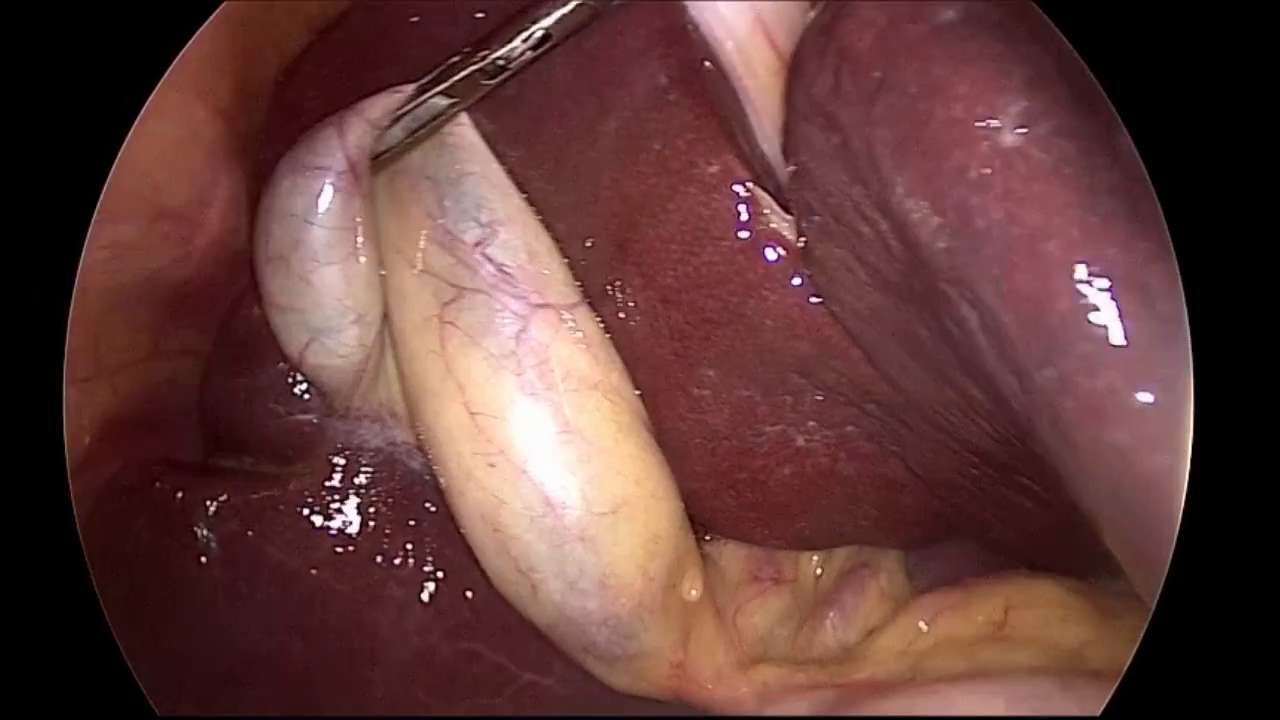
#> input picture frame 25 of data/endo.mp4, 1280 x 720 px
$ python endoscopy_bounding_circle_detector.py   (older library calls are emulated)
#> lines starting #> are read from the running program, lines starting #| are printed output that depends on the picture; after the words box and inside, x2 and y2 are one past the last pixel; in counts of white or black regions, pixels touching at a corner belong together
import cv2
import numpy as np
from typing import Tuple


class EndoscopyBoundingCircleDetector():
    def __init__(self, buffer_size: int=1):
        """Bounding circle detection for endoscopic images.

        Args:
            buffer_size (int): Optional argument to buffer past seen images

        Examples:
            Numeric and Canny edge detector:
                ebcd = EndoscopyBoundingCircleDetector(buffer_size=1)

                # numeric fit, canny edge detector
                center, radius = ebcd.findBoundingCircle(img, th1=5, th2=100, th3=10, decay=2., fit='numeric', n_pts=10, n_iter=200)

                if radius is not None:
                    center, radius = center.astype(np.int), int(radius)

                    cv2.circle(img, (center[1], center[0]), radius, (0,255,255))
                    cv2.circle(img, (center[1], center[0]), 2, (255,0,255), 4)

                    cv2.imshow('img', img)
                    cv2.waitKey()

            Analytic and Sobel edge detector
                ebcd = EndoscopyBoundingCircleDetector(buffer_size=1)

                # analytic fit, sobel edge detector
                center, radius = ebcd.findBoundingCircle(img, th1=5, th2=100, th3=10, decay=2., fit='analytic', n_pts=10, n_iter=200, edge='sobel', kwargs={'dx': 1, 'dy': 1})

                if radius is not None:
                    center, radius = center.astype(np.int), int(radius)

                    cv2.circle(img, (center[1], center[0]), radius, (0,255,255))
                    cv2.circle(img, (center[1], center[0]), 2, (255,0,255), 4)

                    cv2.imshow('img', img)
                    cv2.waitKey()
        """
        self.buffer_size = buffer_size
        self.buffer = []
        self.best_center = np.array([])
        self.best_radius = None

    def findBoundingCircle(self, img: np.array, th1: int=5. , th2: int=200., th3: float=10., decay: float=2., fit='analytic', n_pts: int=100, n_iter: int=100, edge='canny', kwargs: dict={'threshold1': 100, 'threshold2': 200}) -> Tuple[np.array, float]:
        """Finds bounding circle in an endoscopic image via the following method

            Algorithm:
                1. Turn image into grayscale and whiten where img > th1
                2. Edge detection
                3. Compute moving average of length self.buffer_size of edge image and blacken where moving average < th2
                4. Do RANSAC circle fit (https://en.wikipedia.org/wiki/Random_sample_consensus)
                       for n_iter:
                           5.  Sample n_pts maybe inliers in edge image
                           6.  Fit circle to n_pts, where n_pts is set to 3 for fit == 'analytic'
                           7.  Find also inliers, points that are closer than th3 to the circle circumference
                           8.  If number of also inliers bigger than best number of also inliers, re-fit circle to maybe + also inliers
                           9.  Find inliers of re-fit model, if percentage of inliers better than best percentage, save radius and center of model
                           10. Divide th3 by decay

        Args:
            img (np.array): Image of shape CxHxW
            th1 (int): Whiten threshold, see algorithm step 1
            th2 (int): Moving avergage blacken threshold, see algorithm step 3
            th3 (float): Distance to circle circumference threshold, see algorithm step 7, 9
            decay (flaot): Divides th3 by decay at each iteration
            n_pts (int): Points to sample in edge image, see algorithm step 5
            n_iter (int): Number of iterations to improve on found circle, see algorithm step 4
            fit (str): Fit method, 'analytic' or 'numeric', if analytic, n_pts will be set to 3. Analytic fit is faster, and numeric fit is usually more stable

        Return:
            center (np.array): Circle's center
            radius (float): Circles radius
        """

        if fit == 'analytic':
            n_pts = 3

        # Step 1, grayscale
        img = cv2.cvtColor(img, cv2.COLOR_BGR2GRAY)
        img = np.where(img < th1, 0, 255).astype(np.uint8)

        # Step 2, edge detection
        if edge == 'canny':
            img = cv2.Canny(img, **kwargs)
        elif edge == 'sobel':
            img = cv2.Sobel(img, ddepth=cv2.CV_8U, **kwargs)
        else:
            assert 'Edge detector "{}" not supported.'.format(edge)

        # Step 3, moving average
        self.buffer.append(img)

        # Track results
        best_n_also_inliers = 0
        best_percentage = 0.

        if len(self.buffer) == self.buffer_size:
            avg = np.array(self.buffer)
            avg = avg.mean(axis=0)
            pt_set = np.where(avg > th2)
            self.buffer.pop(0)
            pt_set = np.stack((pt_set[0], pt_set[1]), axis=1)

            if pt_set.size == 0:
                return self.best_center, self.best_radius

            # Step 4, RANSAC circle fit
            for i in range(n_iter):

                # Step 5, sample maybe_inliers
                pt_set_idcs = np.arange(pt_set.shape[0])
                pt_subset_idcs = np.random.choice(pt_set_idcs, size=min(n_pts, pt_set_idcs.shape[0]),replace=False)

                if pt_subset_idcs.size == 0:
                    continue

                pt_subset_mask = np.zeros(pt_set_idcs.shape, dtype=bool)
                pt_subset_mask[pt_subset_idcs] = True

                maybe_inliers = pt_set[pt_subset_idcs] + 0.5

                # Step 6, fit model
                if fit == 'analytic':
                    center, radius = self._threePointCircle(maybe_inliers[0], maybe_inliers[1], maybe_inliers[2])
                elif fit == 'numeric':
                    A, b = self._buildLinearSystem(maybe_inliers)
                    center, radius = self._solveSystem(A, b)
                else:
                    assert 'Fit method "{}" unknown'.format(fit)

                if radius is None:
                    continue

                # Step 7, find also_inliers
                pt_subset_complement = pt_set[pt_subset_mask == False]
                distance_to_center = np.linalg.norm(center - pt_subset_complement, axis=1)
                also_inliers = pt_subset_complement[np.where(np.abs(distance_to_center - radius) < th3)] + 0.5

                # Step 8, re-fit model on all inliers
                if also_inliers.size > best_n_also_inliers:
                    best_n_also_inliers = also_inliers.shape[0]
                    inliers = np.concatenate((maybe_inliers, also_inliers))

                    if fit == 'analytic':
                        center, radius = self._threePointCircle(maybe_inliers[0], maybe_inliers[1], maybe_inliers[2])
                    elif fit == 'numeric':
                        A, b = self._buildLinearSystem(inliers)
                        center, radius = self._solveSystem(A, b)
                    else:
                        assert 'Fit method "{}" unknown'.format(fit)

                    # Step 9, save best model
                    distance_to_center = np.linalg.norm(center - inliers, axis=1)
                    total_inliers = pt_set[np.where(np.abs(distance_to_center - radius) < th3)]

                    percentage = total_inliers.shape[0]/pt_set.shape[0]
                    if percentage > best_percentage:
                        best_percentage = percentage
                        self.best_center, self.best_radius = center, radius

                # Step 10, decay distance threshold
                th3 /= decay

        return self.best_center, self.best_radius

    def _threePointCircle(self, p1: np.array, p2: np.array, p3: np.array) -> Tuple[np.array, float]:
        """Computes a circle, given 3 points on that circle, see https://stackoverflow.com/questions/26222525/opencv-detect-partial-circle-with-noise.

        Args:
            p1 (np.array): Point 1 on circle.
            p2 (np.array): Point 2 on circle.
            p3 (np.array): Point 3 on circle.

        Return:
            center (np.array): Center of circle
            radius (float): Radius of circle
        """
        x1, x2, x3 = p1[0], p2[0], p3[0]
        y1, y2, y3 = p1[1], p2[1], p3[1]

        denom = (2*(x1*(y2-y3) - y1*(x2-x3) + x2*y3 - x3*y2))

        if denom == 0.:
            return np.array([]), None

        center = np.array([
            ((x1*x1+y1*y1)*(y2-y3) + (x2*x2+y2*y2)*(y3-y1) + (x3*x3+y3*y3)*(y1-y2))/denom,
            ((x1*x1+y1*y1)*(x3-x2) + (x2*x2+y2*y2)*(x1-x3) + (x3*x3+y3*y3)*(x2-x1))/denom
        ])

        radius = np.sqrt((center[0]-x1)*(center[0]-x1) + (center[1]-y1)*(center[1]-y1))

        return center, radius

    def _buildLinearSystem(self, pts: np.array) -> Tuple[np.array, np.array]:
        """Build linear system that describes circle, for example check https://math.stackexchange.com/questions/214661/circle-least-squares-fit

        Args:

        Return:
            A (np.array): Linear system matrix
            b (np.array): Offset to linear equation
        """
        A = np.stack(
            (2*pts[:, 0], 2*pts[:, 1], np.ones(pts.shape[0])), axis=1
        )
        b = np.stack(
            np.square(pts[:, 0]) + np.square(pts[:, 1])
        )

        return A, b

    def _solveSystem(self, A, b) -> Tuple[np.array, float]:
        """Solve linear system for center and radius, for example check https://math.stackexchange.com/questions/214661/circle-least-squares-fit

        Args:

        Return:
            center (np.array): Circle's center
            radius (float): Circles radius
        """
        x, res, rank, s = np.linalg.lstsq(A, b, rcond=None)

        # solve for radius, x2 = r^2 - x0^2 - x1^2
        radius = np.sqrt(x[2] + x[0]**2 + x[1]**2)

        return x[:-1], radius


if __name__ == '__main__':
    import os

    prefix = os.getcwd()
    file = 'data/endo.mp4'

    vr = cv2.VideoCapture(os.path.join(prefix, file))

    ebcd = EndoscopyBoundingCircleDetector(buffer_size=1)

    while vr.isOpened():

        _, img = vr.read()
#> img is the input picture: shape (720, 1280, 3); mean B, G, R 57.6, 60.3, 97.4
        if img is None:
            break

        img = cv2.resize(img, (640, 360))
#> img: shape (360, 640, 3)
        img = img[5:-5,:-5,:] # remove black bottom and top rows
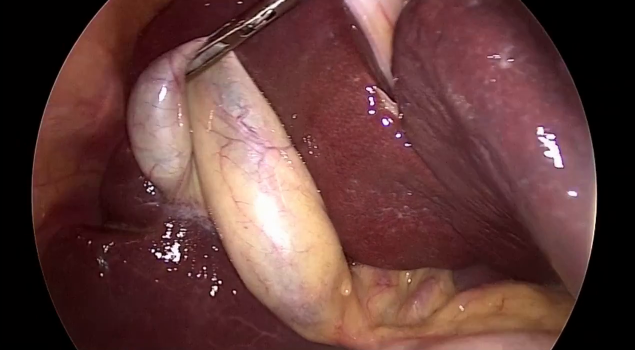
#> img: shape (350, 635, 3); mean B, G, R 58.9, 61.7, 99.4

        center, radius = ebcd.findBoundingCircle(img, th1=5, th2=100, th3=10, decay=1., fit='numeric', n_pts=100, n_iter=10)
#> in findBoundingCircle, `img = cv2.cvtColor(img, cv2.COLOR_BGR2GRAY)`:
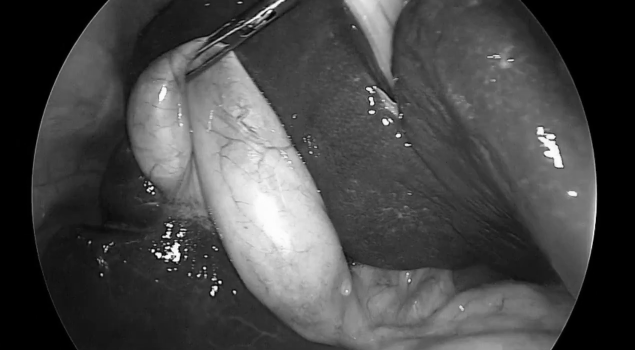
#> img: shape (350, 635); min 0, max 254, mean 72.6
#> in findBoundingCircle, `img = np.where(img < th1, 0, 255).astype(np.uint8)`:
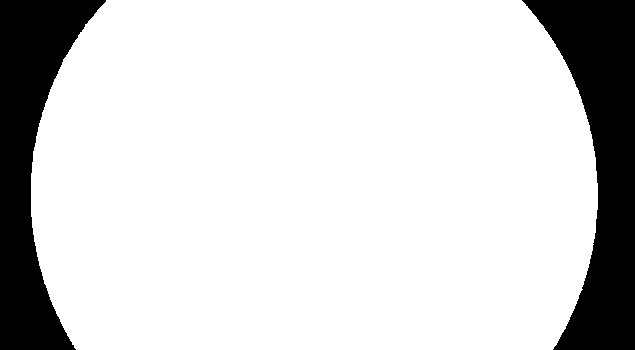
#> img: shape (350, 635); 83.1% white; 2 black regions, box (x1, y1, x2, y2) and area: (522, 0, 635, 350) 19907, (0, 0, 106, 350) 17639
#> in findBoundingCircle, `img = cv2.Canny(img, **kwargs)`:
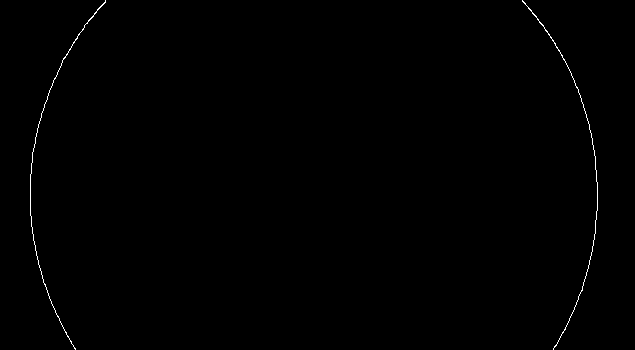
#> img: shape (350, 635); 0.34% white in thin lines or dots, all inside (x1, y1, x2, y2) = (30, 0, 598, 350)
#> in findBoundingCircle, `pt_set = np.where(avg > th2)`: pt_set = 763 positions, rows 0 to 349, columns 30 to 597
#> in findBoundingCircle, `pt_set = np.stack((pt_set[0], pt_set[1]), axis=1)`: pt_set = 763 pairs, first value 0 to 349, second value 30 to 597
#> the loop in findBoundingCircle, `for i in range(n_iter):` made 10 passes
#> (self.best_center, self.best_radius) on pass 1: ([194.4, 314.1], 283.9)
#> after the loop in findBoundingCircle, `for i in range(n_iter):`: best_n_also_inliers = 663; best_percentage = 1; inliers = 763 pairs, first value 0.5 to 349.5, second value 30.5 to 597.5; percentage = 1; self.best_radius = 283.9; th3 = 10; total_inliers has the same summary as pt_set
#> center = [194.4, 314.1]; radius = 283.9
        if radius is not None:
            center, radius = center.astype(np.int), int(radius)
#> center = [194, 314]; radius = 283

            cv2.circle(img, (center[1], center[0]), radius, (0,255,255))
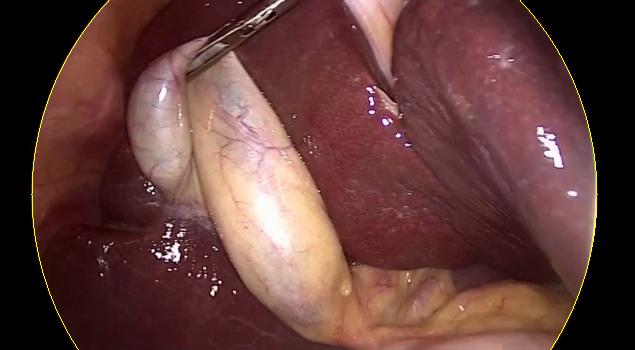
#> img: shape (350, 635, 3); 0.31% of pixels changed, all inside (x1, y1, x2, y2) = (31, 0, 598, 350)
            cv2.circle(img, (center[1], center[0]), 2, (255,0,255), 4)
#> img: shape (350, 635, 3); 0.02% of pixels changed, all inside (x1, y1, x2, y2) = (310, 190, 319, 199)

            cv2.imshow('img', img)
            cv2.waitKey(1)

$ run again, starting later in the video
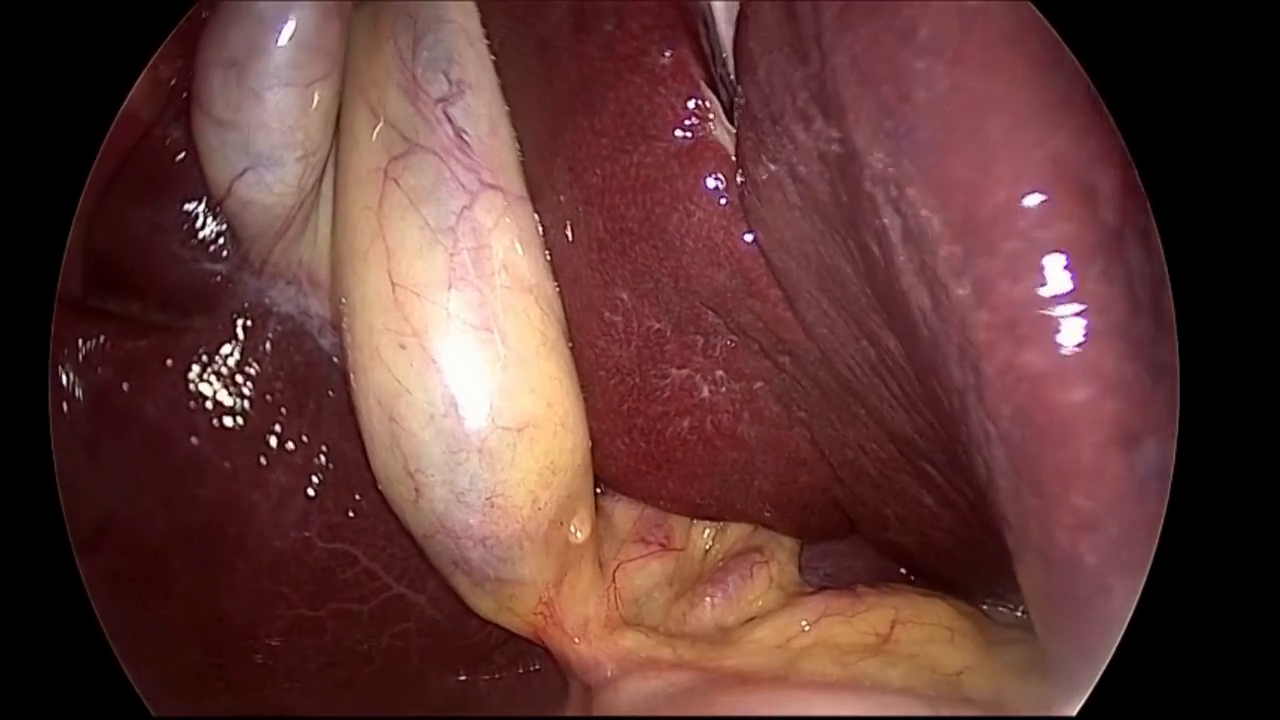
#> input picture frame 112 of data/endo.mp4, 1280 x 720 px
#> img is the input picture: shape (720, 1280, 3); mean B, G, R 54.4, 57.6, 97.1
#> in findBoundingCircle, `img = cv2.Canny(img, **kwargs)`:
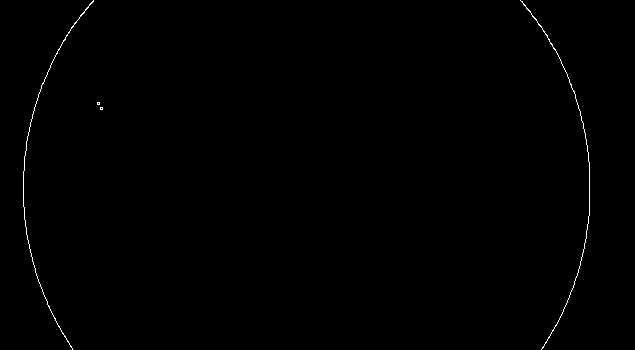
#> img: shape (350, 635); 0.35% white in thin lines or dots, all inside (x1, y1, x2, y2) = (23, 0, 590, 350)
#> in findBoundingCircle, `pt_set = np.where(avg > th2)`: pt_set = 774 positions, rows 0 to 349, columns 23 to 589
#> in findBoundingCircle, `pt_set = np.stack((pt_set[0], pt_set[1]), axis=1)`: pt_set = 774 pairs, first value 0 to 349, second value 23 to 589
#> the loop in findBoundingCircle, `for i in range(n_iter):` made 10 passes
#> (radius, self.best_radius) on pass 1: (283.6, 283.6)
#> after the loop in findBoundingCircle, `for i in range(n_iter):`: best_n_also_inliers = 660; best_percentage = 0.979; inliers = 760 pairs, first value 0.5 to 349.5, second value 23.5 to 589.5; percentage = 0.979; self.best_radius = 283.6; th3 = 10; total_inliers = 758 pairs, first value 0 to 343, second value 23 to 589
#> `center, radius = ebcd.findBoundingCircle(img, th1=5, th2=100, th3=10, ..`: center = [188.3, 307]; radius = 283.6
#> `center, radius = center.astype(np.int), int(radius)`: center = [188, 307]; radius = 283
#> `cv2.circle(img, (center[1], center[0]), radius, (0,255,255))`:
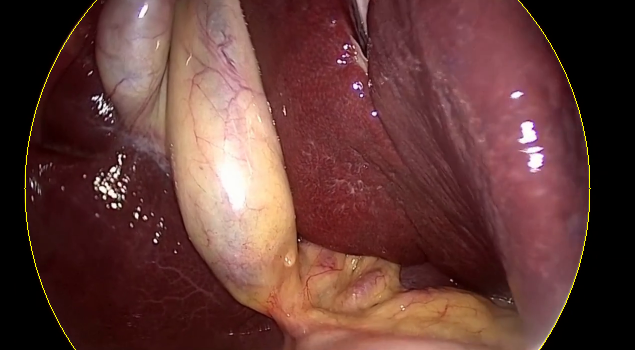
#> img: shape (350, 635, 3); mean B, G, R 55.5, 59.6, 99.7

$ run again, starting later in the video
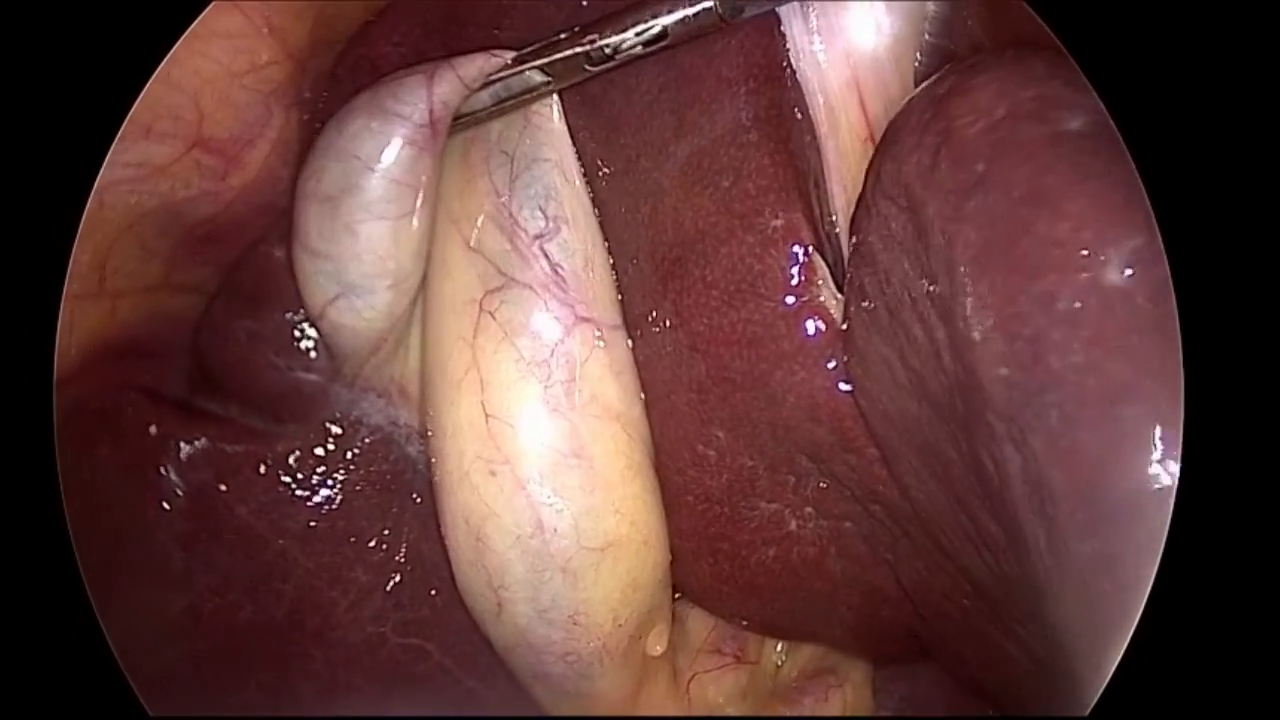
#> input picture frame 200 of data/endo.mp4, 1280 x 720 px
#> img is the input picture: shape (720, 1280, 3); mean B, G, R 57.8, 60.1, 97
#> in findBoundingCircle, `img = cv2.Canny(img, **kwargs)`:
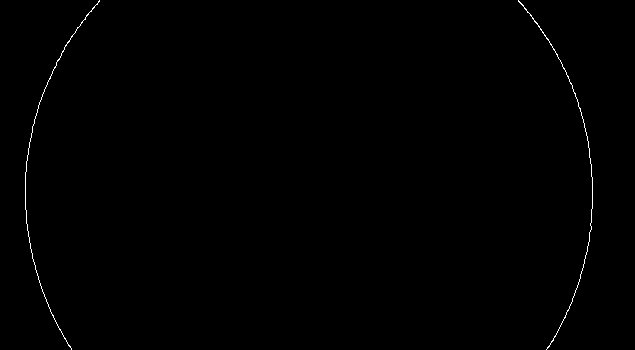
#> img: shape (350, 635); 0.34% white in thin lines or dots, all inside (x1, y1, x2, y2) = (25, 0, 593, 350)
#> in findBoundingCircle, `pt_set = np.where(avg > th2)`: pt_set = 758 positions, rows 0 to 349, columns 25 to 592
#> in findBoundingCircle, `pt_set = np.stack((pt_set[0], pt_set[1]), axis=1)`: pt_set = 758 pairs, first value 0 to 349, second value 25 to 592
#> the loop in findBoundingCircle, `for i in range(n_iter):` made 10 passes
#> (self.best_center, self.best_radius) on pass 1: ([193.2, 309.1], 283.9)
#> after the loop in findBoundingCircle, `for i in range(n_iter):`: best_n_also_inliers = 658; best_percentage = 1; inliers = 758 pairs, first value 0.5 to 349.5, second value 25.5 to 592.5; percentage = 1; self.best_radius = 283.9; th3 = 10; total_inliers has the same summary as pt_set
#> `center, radius = ebcd.findBoundingCircle(img, th1=5, th2=100, th3=10, ..`: center = [193.2, 309.1]; radius = 283.9
#> `center, radius = center.astype(np.int), int(radius)`: center = [193, 309]; radius = 283
#> `cv2.circle(img, (center[1], center[0]), radius, (0,255,255))`:
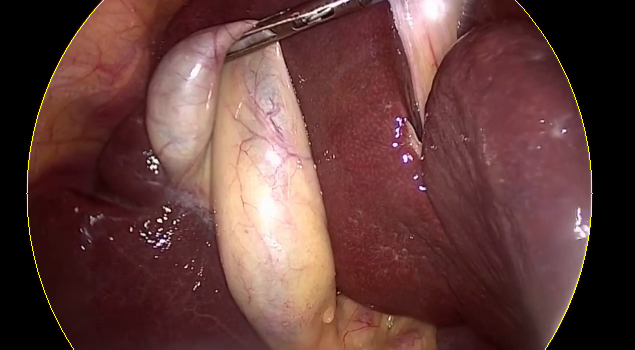
#> img: shape (350, 635, 3); mean B, G, R 58.9, 62.1, 99.5
